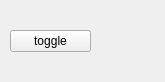
<?xml version="1.0" encoding="UTF-8"?>
<ui version="4.0">
 <class>MainWindow</class>
 <widget class="QMainWindow" name="MainWindow">
  <property name="geometry">
   <rect>
    <x>0</x>
    <y>0</y>
    <width>165</width>
    <height>82</height>
   </rect>
  </property>
  <property name="windowTitle">
   <string>MainWindow</string>
  </property>
  <widget class="QWidget" name="centralWidget">
   <widget class="QPushButton" name="pushButton_toggle">
    <property name="geometry">
     <rect>
      <x>10</x>
      <y>30</y>
      <width>81</width>
      <height>22</height>
     </rect>
    </property>
    <property name="text">
     <string>toggle</string>
    </property>
   </widget>
   <widget class="QLabel" name="label_bulb">
    <property name="geometry">
     <rect>
      <x>110</x>
      <y>10</y>
      <width>51</width>
      <height>61</height>
     </rect>
    </property>
    <property name="text">
     <string/>
    </property>
    <property name="pixmap">
     <pixmap resource="../../01 blink/blink/images.qrc">:/icons/icons/bulb-off-48.png</pixmap>
    </property>
    <property name="alignment">
     <set>Qt::AlignCenter</set>
    </property>
   </widget>
  </widget>
 </widget>
 <layoutdefault spacing="6" margin="11"/>
 <resources/>
 <connections/>
</ui>
